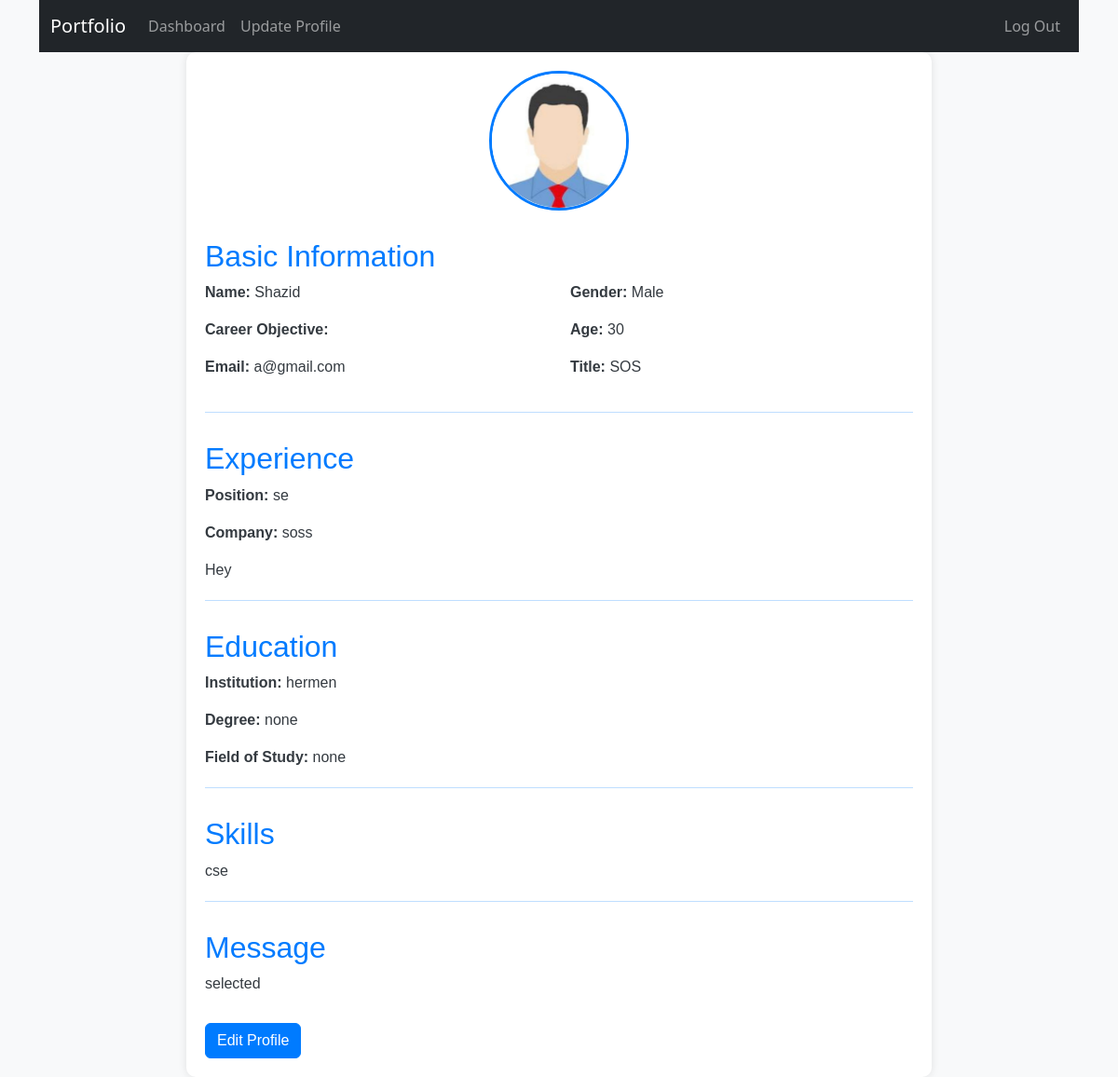
/profile/ (signed in), run on an earlier commit of the app's database.
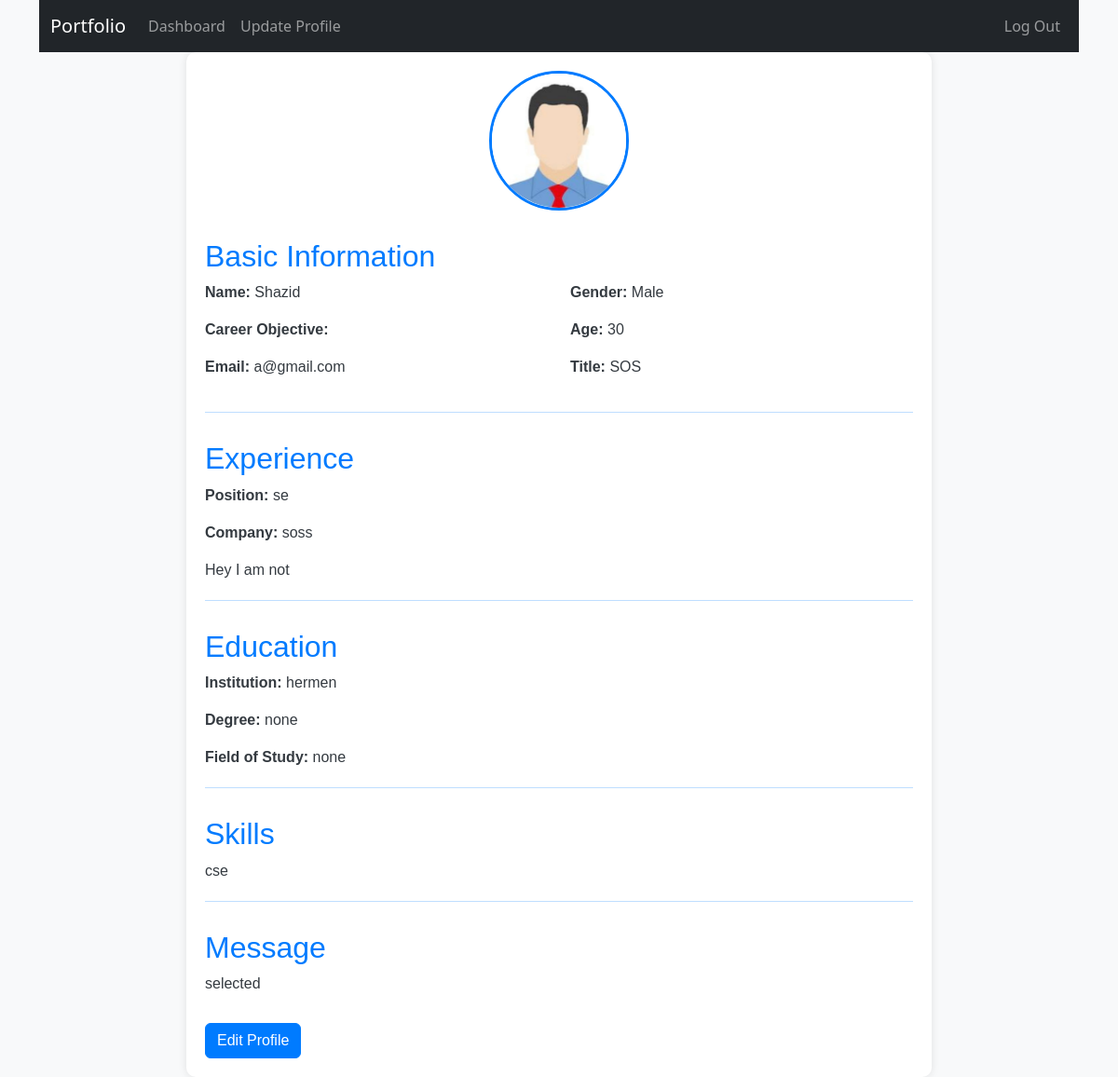
And on a later commit of the database.
### Portfolio/models.py (models this page shows, shortened)
class UserProfile(models.Model):
    user = models.OneToOneField(User, on_delete=models.CASCADE, null=True)
    name = models.CharField(max_length=255, null=True)
    age = models.IntegerField(null=True, validators=[validate_age])
    gender = models.CharField(max_length=10, choices=[('Male', 'Male'), ('Female', 'Female')], null=True)
    title = models.CharField(max_length=200, null=True)
    description = models.TextField(null=True)
    carrer_obj = models.TextField(null=True)
    technology = models.CharField(max_length=100, null=True)
    image = models.ImageField(upload_to='images/', null=True, blank=True)
    link = models.URLField(blank=True, null=True)
    position = models.CharField(max_length=100, null=True)
    company = models.CharField(max_length=100, null=True)
    institution = models.CharField(max_length=100, null=True)
    degree = models.CharField(max_length=100, null=True)
    field_of_study = models.CharField(max_length=100, null=True)
    email = models.EmailField(max_length=100, null=True)
    message = models.CharField(max_length=100, null=True)

### Portfolio/views.py (the view)
# urls.py: path('profile/', profile, name='profile'),
def profile(request):
    user=request.user
    obj=0
    try:
        obj, created = UserProfile.objects.get_or_create(user=user)
    except:
        pass
    return render(request,'profile.html',{'obj':obj,'user_d':user})

### Portfolio/templates/profile.html (shortened to what this page needs)
{% extends "base.html" %}
{% block content %}
<div class="resume-wrapper">
    {% if obj.image %}
    <div class="profile-section">
        <img src="{{ obj.image.url }}" alt="Profile Image" class="profile-image"/>
    </div>
    {% endif %}
    <div class="info-section">
        <h2>Basic Information</h2>
        <div class="row">
            <div class="col-md-6">
                <p><strong>Name:</strong> {{ obj.name }}</p>
                <p><strong>Career Objective:</strong> {{ obj.career_obj }}</p>
                <p><strong>Email:</strong> {{ obj.email }}</p>
            </div>
            <div class="col-md-6">
                <p><strong>Gender:</strong> {{ obj.gender }}</p>
                <p><strong>Age:</strong> {{ obj.age }}</p>
                <p><strong>Title:</strong> {{ obj.title }}</p>
            </div>
        </div>
        <hr>
    </div>
    <div class="experience-section">
        <h2>Experience</h2>
        <p><strong>Position:</strong> {{ obj.position }}</p>
        <p><strong>Company:</strong> {{ obj.company }}</p>
        <p>{{ obj.description }}</p>
        <hr>
    </div>
    <div class="education-section">
        <h2>Education</h2>
        <p><strong>Institution:</strong> {{ obj.institution }}</p>
        <p><strong>Degree:</strong> {{ obj.degree }}</p>
        <p><strong>Field of Study:</strong> {{ obj.field_of_study }}</p>
        <hr>
    </div>
    <div class="skills-section">
        <h2>Skills</h2>
        <p>{{ obj.technology }}</p>
        <hr>
    </div>
    <div class="skills-section">
        <h2>Message</h2>
        <p>{{ obj.message }}</p>
    </div>
    <a href="{% url 'user_profile_update' %}" class="btn btn-primary">Edit Profile</a>
</div>
{% endblock content %}

What changed in the data, as far as the page shows it:
changed UserProfile "Shazid": description "Hey" → "Hey I am not"
